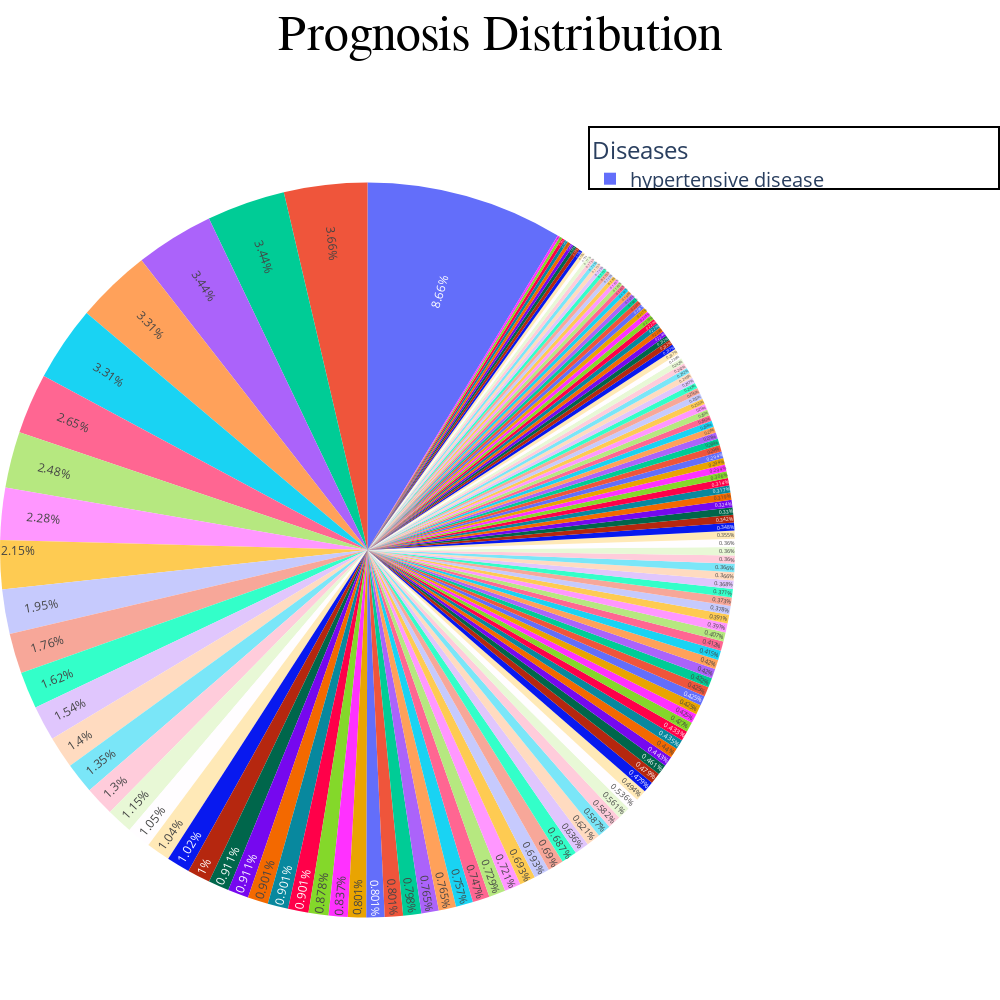

Here is the notebook cell this chart was saved with:
### Code cell
import pandas as pd
import plotly.graph_objects as go

# Read the data
df2 = pd.read_csv(r'Dataset\\cleaned_data.csv', encoding='latin1')
df1 = df2[['disease', 'occurrence_count']].drop_duplicates(subset='disease')

# Create the pie chart using Plotly
fig = go.Figure(data=[go.Pie(
    labels=df1['disease'], 
    values=df1['occurrence_count'], 
    hoverinfo='label+percent', 
    textinfo='percent',  # Show only percentage inside the pie
    textposition='inside',  # Place text inside the pie slices
    insidetextorientation='radial',  # Orient text radially inside the slices
    marker=dict(
        # Remove outline from outside and inside of slices
        line=dict(color=None, width=0)
    )
)])

# Update the layout for better presentation
fig.update_layout(
    title={
        'text': 'Prognosis Distribution',
        'font': {
            'size': 50,
            'color': 'black',
            'family': 'Arial'
        },
        'x': 0.5,
        'xanchor': 'center'
    },
    legend=dict(
        title='Diseases',
        font=dict(size=20),
        yanchor="top",
        y=0.5,  # Adjust vertical position of the legend
        xanchor="left",
        x=0.8,  # Adjust horizontal position of the legend
        bgcolor='rgba(255, 255, 255, 0.5)',  # Semi-transparent background for better visibility
        bordercolor='#000000',  # Border color for legend
        borderwidth=2  # Border width for legend
    ),
    autosize=False,
    width=1000,  # Set the width to match your specified size
    height=1000,  # Set the height to match your specified size
    margin=dict(t=100, b=0, l=0, r=0)
)

# Show the plot
fig.show()

### Figure 1 — Plotly figure (JSON) as saved in the notebook; plotly's stock layout.template omitted (floating-point values rounded to 4 significant figures; data arrays with more than 128 entries replaced by an {"elided": "..."} marker saying what was removed)
{"data": [{"hoverinfo": "label+percent", "insidetextorientation": "radial", "labels": {"elided": "149 str values"}, "marker": {"line": {"width": 0}}, "textinfo": "percent", "textposition": "inside", "type": "pie", "values": {"elided": "149 int values"}}], "layout": {"autosize": false, "height": 1000, "legend": {"bgcolor": "rgba(255, 255, 255, 0.5)", "bordercolor": "#000000", "borderwidth": 2, "font": {"size": 20}, "title": {"text": "Diseases"}, "x": 0.8, "xanchor": "left", "y": 0.5, "yanchor": "top"}, "margin": {"b": 0, "l": 0, "r": 0, "t": 100}, "title": {"font": {"color": "black", "family": "Arial", "size": 50}, "text": "Prognosis Distribution", "x": 0.5, "xanchor": "center"}, "width": 1000}}
